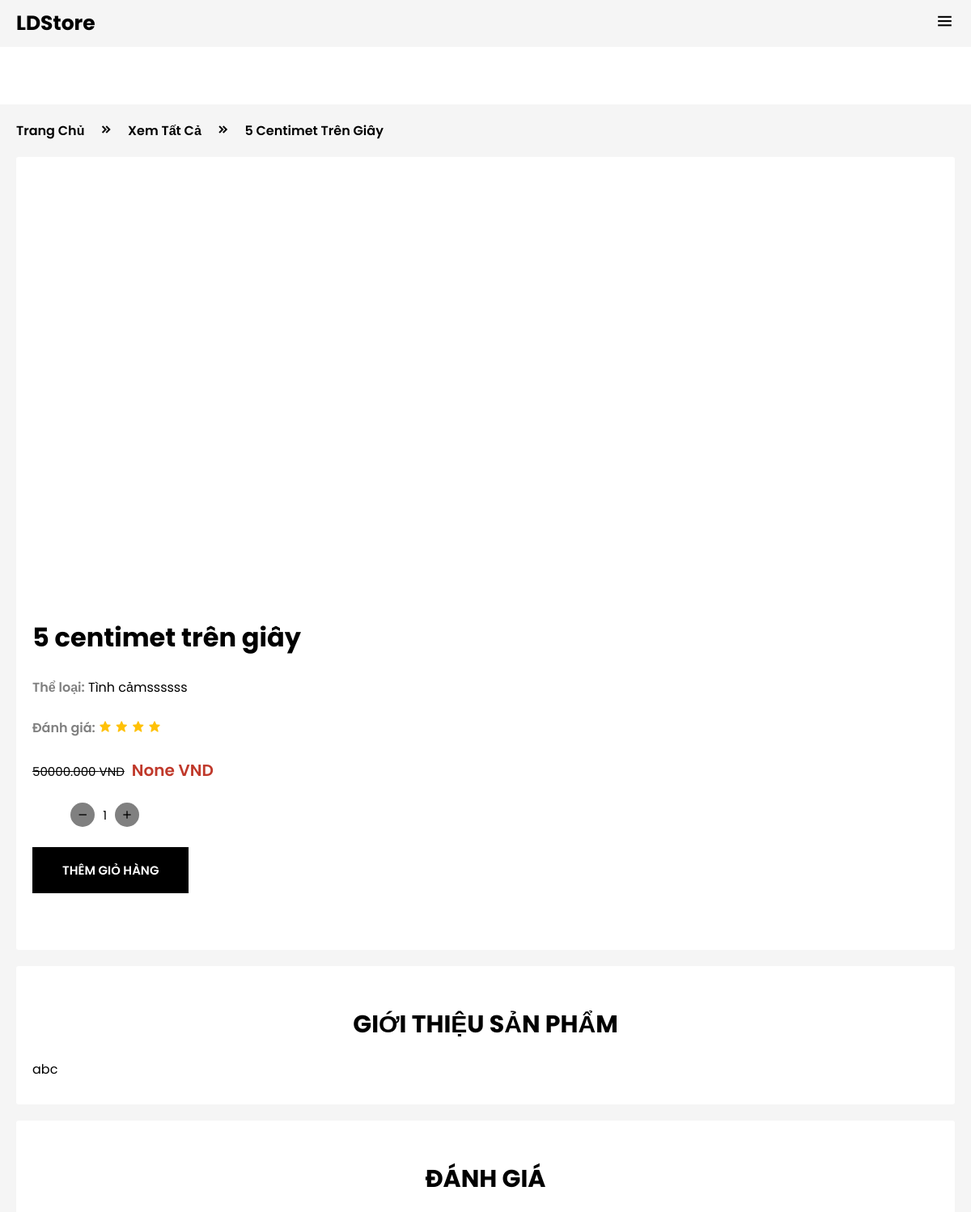
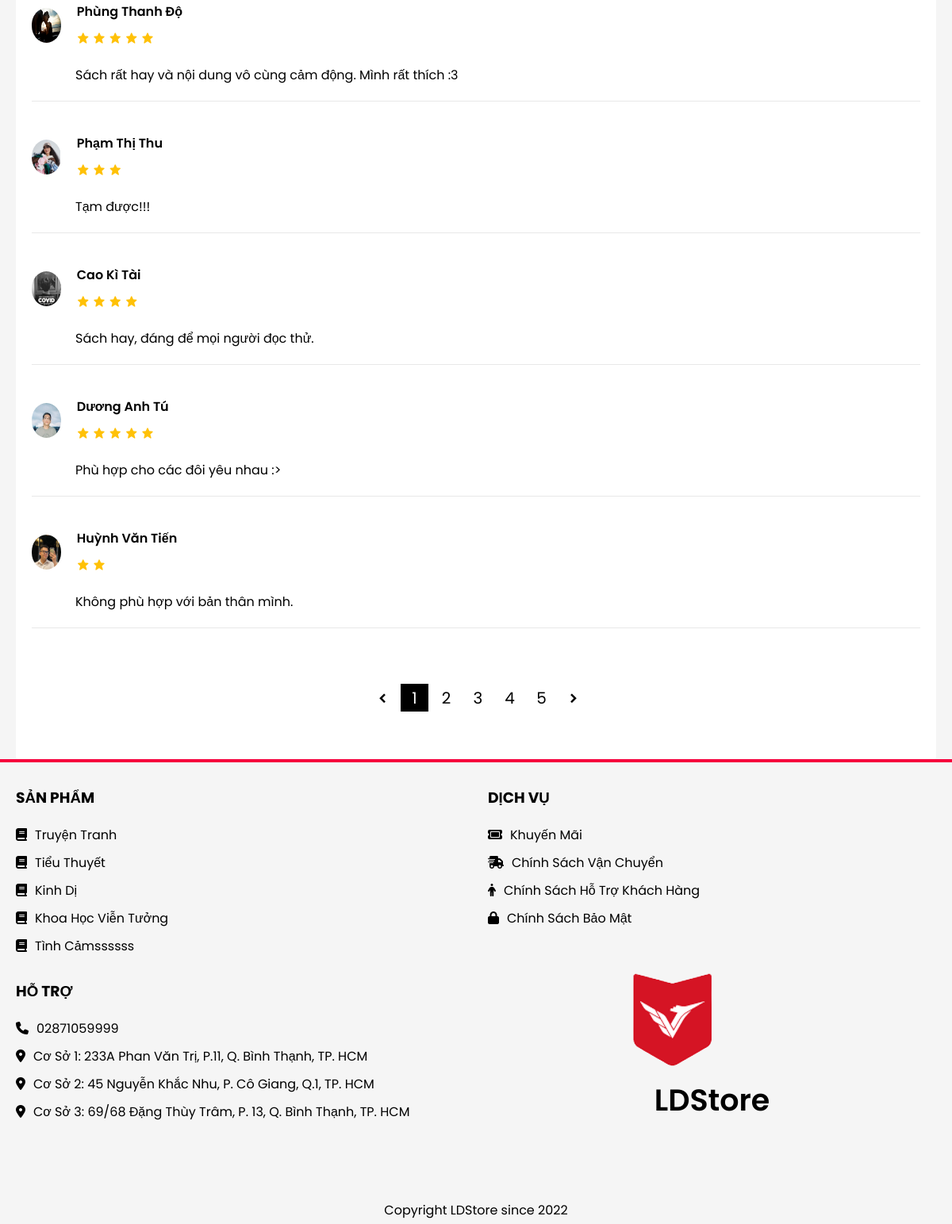
Before: /product/productdetail/5-centimet-tren-giay-2/ with the older database file (2 pictures, top to bottom).
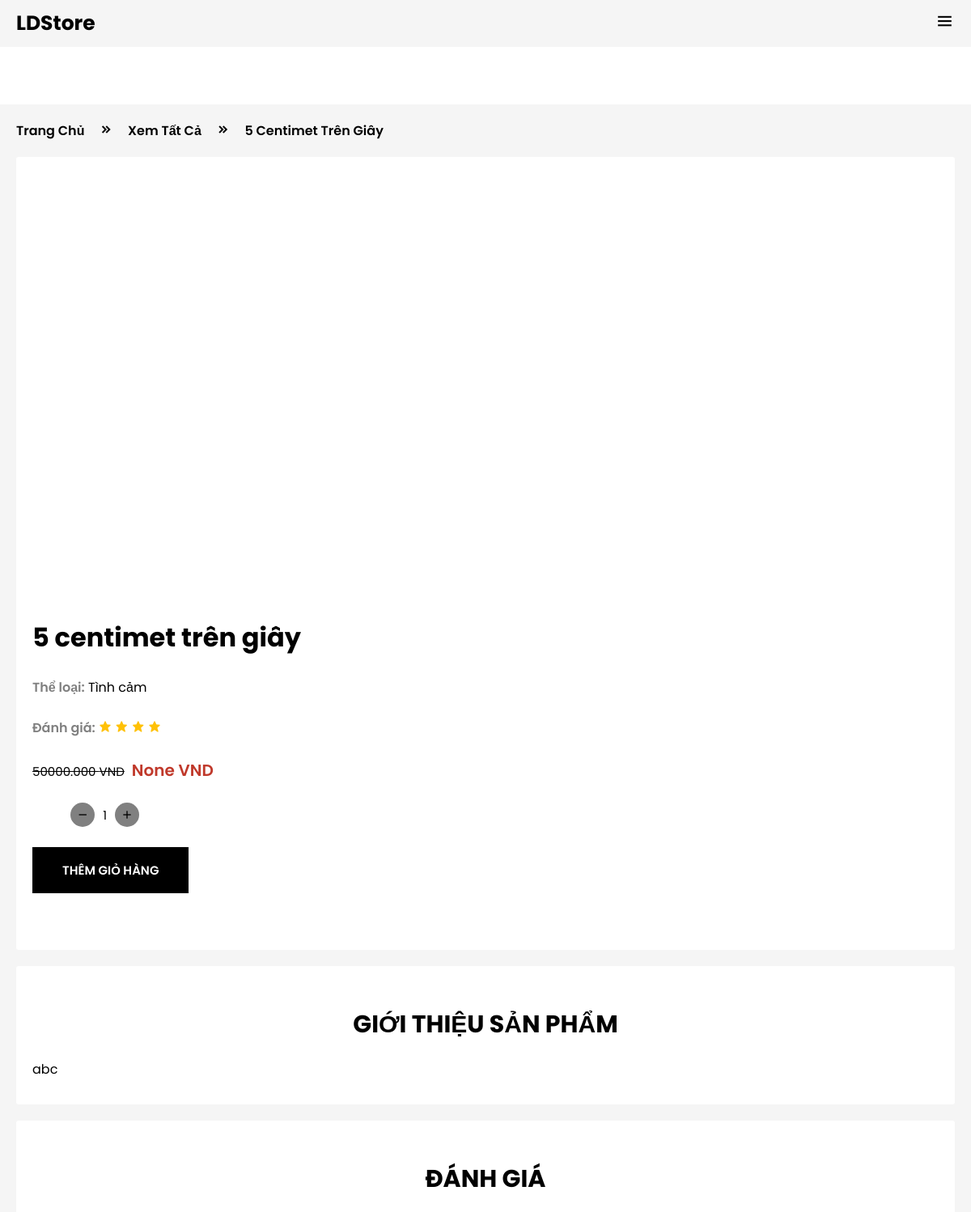
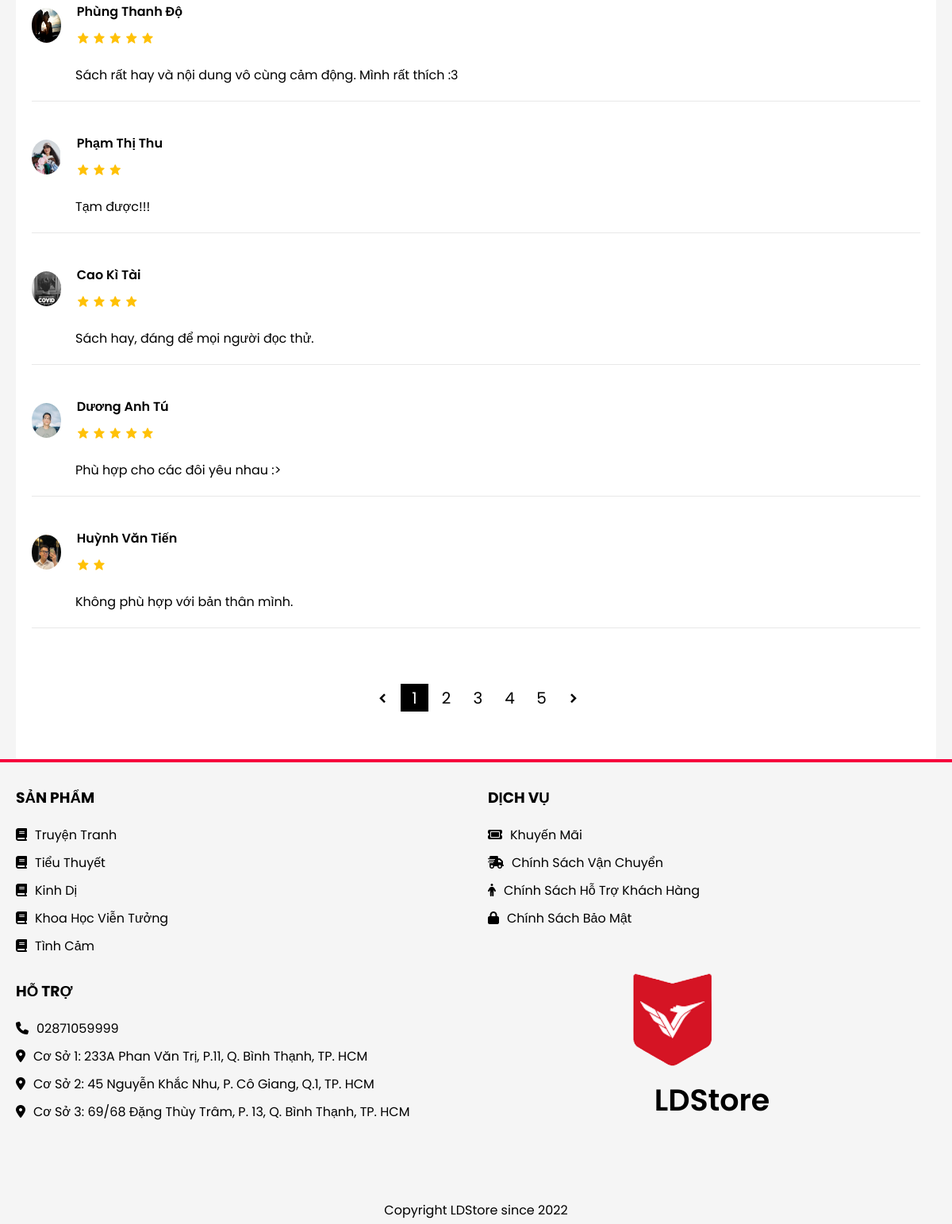
After: the same page with the newer database file (2 pictures, top to bottom).
### product/models.py (models this page shows, shortened)
class Product(models.Model):
    category = models.ForeignKey(Category, on_delete=models.CASCADE)
    name = models.CharField(max_length=100)
    image = models.ImageField(upload_to = 'images/products/%Y-%m-%d/')
    price = models.DecimalField(max_digits=19, decimal_places=3)
    amount = models.IntegerField()
    avg_rating = models.IntegerField(null=True, blank=True, default=0)
    description = models.TextField(blank=True, null=True)
    slug = models.SlugField(null=True, blank=True)
    create_at = models.DateTimeField(auto_now_add=True)
    update_at = models.DateTimeField(auto_now=True)
    have_discount = models.BooleanField(default=False)
    discount_price = models.DecimalField(max_digits=19, decimal_places=3,blank=True, null=True)

class Category(models.Model):
    title = models.CharField(max_length=30)
    description = models.TextField(blank=True, null=True)
    image = models.ImageField(upload_to = 'images/categories/%Y-%m-%d/', blank=True, null=True)
    slug = models.SlugField(null=True, blank=True)
    create_at = models.DateTimeField(auto_now_add=True)
    update_at = models.DateTimeField(auto_now=True)
    def  __str__(self):
        return self.title

### product/views.py (the view)
# urls.py: path('productdetail/<slug:slug>/', ProductDetail.as_view(), name='productdetail'),
class ProductDetail(View):
    template_name = "product/product-detail.html"
    def get(self, request, *args, **kwargs):
        slug = kwargs.get("slug")
        product = Product.objects.filter(slug=slug).first()
        title = product.name
        context = {
            "product": product,
            "title": title
        }
        return render(request, self.template_name, context)

### home/context_processors.py (called while the page is built)
def get_category(request):
    categories = Category.objects.all()
    context = {
        'categories': categories,
    }
    return context

### product/templates/product/product-detail.html (shortened to what the changed rows need)
<!DOCTYPE html>
<html lang="en">
  {% load static %}
  <head>
    {% include "base/head.html" %}
  </head>
  <body>
    <div class="bg-second">
      <div class="container body-wrap">
        <div class="breadcumb">
          <a href="{% url 'home:index' %}">Trang chủ</a>
          <span><i class="bx bxs-chevrons-right"></i></span>
          <a href="{% url 'product:product' %}">Xem tất cả</a>
          <span><i class="bx bxs-chevrons-right"></i></span>
          <a href="">{{ product.name }}</a>
        </div>
        <div class="bg-main box border-radius">
          <div class="row product-row">
            <div class="col-7 col-md-12">
              <div class="product-info">
                <h1>{{ product.name }}</h1>
                <div class="product-info-detail">
                  <span class="product-info-detail-title">Thể loại:</span>
                  <span href="#">{{ product.category }}</span>
                </div>
                <div class="product-info-detail">
                  <span class="product-info-detail-title">Đánh giá:</span>
                  <span class="rating">
                  </span>
                </div>
                <div class="product-card-price">
                  <span><del>{{ product.price}} VND</del></span>
                  <span class="curr-price">{{ product.discount_price}} VND</span>
                </div>
                <div class="product-cart-quantity">
                  <div class="product-quantity-wrapper">
                  </div>
                </div>
                <div>
                  <a href="">
                    </a>
                </div>
              </div>
            </div>
          </div>
        </div>
        <div class="bg-main border-radius" style="margin: 20px 0px">
            <div class="box">
                <div class="box-header"><h2>Giới thiệu sản phẩm</h2></div>
                <div class="product-detail-description">
                    <div class="product-detail-description-content">
                        <p>{{ product.description }}</p>
                    </div>
                </div>
            </div>
        </div>
        <div class="bg-main border-radius">
            <div class="box">
                <div class="box-header">
                  <h2>Đánh giá</h2>
                </div>
              </div>
            </div>
          </div>
        </div>
    {% include "base/footer.html" %}
  </body>
</html>

### templates/base/footer.html (shortened to what this page needs)
{% load static %}
<footer class="bg-second">
    <div class="container">
        <div class="row">
            <div class="col-3 col-md-6">
                <h3 class="footer-head">Sản phẩm</h3>
                <ul class="menu">
                    {% for category in categories %}
                <li><a href="{% url 'product:productfilter' category=category.title %}"><i class="fa-solid fa-book"></i>{{ category.title }}</a></li>
                {% endfor %}
                </ul>
            </div>
            <div class="col-3 col-md-6">
                <h3 class="footer-head">Dịch vụ</h3>
                <ul class="menu">
                    <li><a href="#"><i class="fa-solid fa-ticket"></i>Khuyến mãi</a></li>
                    <li><a href="#"><i class="fa-solid fa-truck-fast"></i>Chính sách vận chuyển</a></li>
                    <li><a href="#"><i class="fa-solid fa-person"></i>Chính sách hỗ trợ khách hàng</a></li>
                    <li><a href="#"><i class="fa-solid fa-lock"></i>Chính sách bảo mật</a></li>
                </ul>
            </div>
            <div class="col-3 col-md-6">
                <h3 class="footer-head">Hỗ trợ</h3>
                <ul class="menu">
                    <li><a href="#"><i class="fa-solid fa-phone"></i>02871059999</a></li>
                    <li><a href="#"><i class="fa-solid fa-location-dot"></i>Cơ sở 1: 233A Phan Văn Trị, P.11, Q. Bình Thạnh, TP. HCM</a></li>
                    <li><a href="#"><i class="fa-solid fa-location-dot"></i>Cơ sở 2: 45 Nguyễn Khắc Nhu, P. Cô Giang, Q.1, TP. HCM</a></li>
                    <li><a href="#"><i class="fa-solid fa-location-dot"></i>Cơ sở 3: 69/68 Đặng Thùy Trâm, P. 13, Q. Bình Thạnh, TP. HCM</a></li>
                </ul>
            </div>
            <div class="col-3 col-md-6 col-sm-12">
                <div class="contact" style="transform: translateY(-3rem);">
                    <img src="{% static 'home/img/lg-vlu.png' %}" alt="" class="footer-lg-img">
                    <h3 class="contact-header">
                        LDStore
                    </h3>
                    </div>
                </div>
            </div>
        </div>
    <div class="copyright">Copyright LDStore since 2022</div>
</footer>

Changed rows visible on the page:
changed through a linked row, Product "5 centimet trên giây": category "Tình cảmssssss" → "Tình cảm"
changed Category: title "Tình Cảmssssss" → "Tình Cảm"
